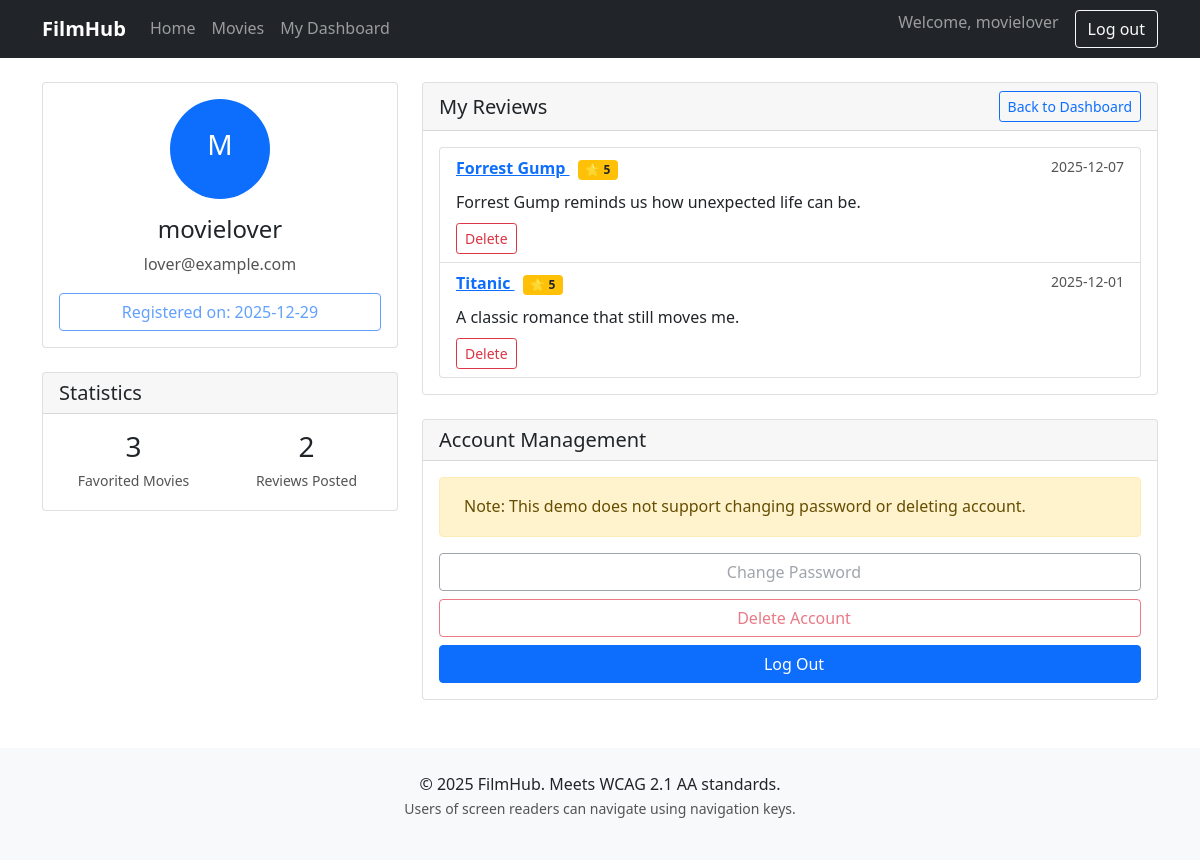
The page /profile (signed in) on the database its author committed.
### models.py (models this page shows)
class User(db.Model, UserMixin):
    id = db.Column(db.Integer, primary_key=True)
    username = db.Column(db.String(80), unique=True, nullable=False)
    email = db.Column(db.String(120), unique=True, nullable=False)
    password_hash = db.Column(db.String(256), nullable=False)
    created_at = db.Column(db.DateTime, default=datetime.utcnow)
    favorite_movies = db.relationship('Movie',
                                      secondary=user_favorites,
                                      back_populates='favorited_by',
                                      lazy='dynamic')
    reviews = db.relationship('Review', backref='author', lazy=True)

class Review(db.Model):
    id = db.Column(db.Integer, primary_key=True)
    content = db.Column(db.Text, nullable=False)
    rating = db.Column(db.Integer)  # 1-5星
    created_at = db.Column(db.DateTime, default=datetime.utcnow)
    user_id = db.Column(db.Integer, db.ForeignKey('user.id'), nullable=False)
    movie_id = db.Column(db.Integer, db.ForeignKey('movie.id'), nullable=False)

class Movie(db.Model):
    id = db.Column(db.Integer, primary_key=True)
    title = db.Column(db.String(200), nullable=False)
    year = db.Column(db.Integer)
    director = db.Column(db.String(100))
    description = db.Column(db.Text)
    rating = db.Column(db.Float)
    poster_url = db.Column(db.String(500))
    favorited_by = db.relationship('User',
                                   secondary=user_favorites,
                                   back_populates='favorite_movies',
                                   lazy='dynamic')
    tags = db.relationship('Tag',
                           secondary=movie_tags,
                           back_populates='movies')
    reviews = db.relationship('Review', backref='movie', lazy=True)

### app.py (the view)
@app.route('/profile')
@login_required
def profile():
    user_reviews = (Review.query.filter_by(user_id=current_user.id).
                    order_by(Review.created_at.desc()).limit(5).all())
    favorite_count = current_user.favorite_movies.count()
    return render_template('profile.html',
                           user=current_user,
                           reviews=user_reviews,
                           favorite_count=favorite_count)

### app.py (called while the page is built)
@login_manager.user_loader
def load_user(user_id):
    return User.query.get(int(user_id))

### templates/profile.html (shortened to what this page needs)
{% extends "base.html" %}
{% block content %}
<div class="row">
    <div class="col-md-4">
        <div class="card mb-4">
            <div class="card-body text-center">
                <div class="mb-3">
                    <div class="rounded-circle bg-primary d-inline-flex align-items-center justify-content-center"
                         style="width: 100px; height: 100px;">
                        <span class="h3 text-white" aria-hidden="true">{{ user.username[0]|upper }}</span>
                    </div>
                </div>
                <h1 class="h4" role="heading" aria-level="1">{{ user.username }}</h1>
                <p class="text-muted">{{ user.email }}</p>
                <div class="d-grid gap-2">
                    <button class="btn btn-outline-primary" disabled>
                        Registered on: {{ user.created_at.strftime('%Y-%m-%d') }}
                    </button>
                </div>
            </div>
        </div>
        <div class="card">
            <div class="card-header">
                <h2 class="h5 mb-0" role="heading" aria-level="2">Statistics</h2>
            </div>
            <div class="card-body">
                <div class="row text-center">
                    <div class="col-6">
                        <div class="h3 mb-1">{{ favorite_count }}</div>
                        <small class="text-muted">Favorited Movies</small>
                    </div>
                    <div class="col-6">
                        <div class="h3 mb-1">{{ reviews|length }}</div>
                        <small class="text-muted">Reviews Posted</small>
                    </div>
                </div>
            </div>
        </div>
    </div>
    <div class="col-md-8">
        <div class="card mb-4">
            <div class="card-header d-flex justify-content-between align-items-center">
                <h2 class="h5 mb-0" role="heading" aria-level="2">My Reviews</h2>
                <a href="{{ url_for('dashboard') }}" class="btn btn-sm btn-outline-primary">Back to Dashboard</a>
            </div>
            <div class="card-body">
                {% if reviews %}
                <div class="list-group">
                    {% for review in reviews %}
                    <div class="list-group-item">
                        <div class="d-flex justify-content-between">
                            <div>
                                <strong>
                                    <a href="{{ url_for('movie_detail', movie_id=review.movie.id) }}">
                                        {{ review.movie.title }}
                                    </a>
                                </strong>
                                <span class="badge bg-warning text-dark ms-2">⭐ {{ review.rating }}</span>
                            </div>
                            <small class="text-muted">{{ review.created_at.strftime('%Y-%m-%d') }}</small>
                        </div>
                        <p class="mt-2 mb-0">{{ review.content[:150] }}{% if review.content|length > 150 %}...{% endif %}</p>
                        <div class="mt-2">
                            <form method="POST"
                                  action="{{ url_for('delete_review', review_id=review.id) }}"
                                  class="d-inline">
                                <button type="button"
                                        class="btn btn-sm btn-outline-danger"
                                        onclick="if(confirm('Are you sure you want to delete this comment?')) this.form.submit();">
                                    Delete
                                </button>
                            </form>
                        </div>
                    </div>
                    {% endfor %}
                </div>
                {% else %}
                <p class="text-muted">You haven't posted any reviews yet.</p>
                <a href="{{ url_for('movies') }}" class="btn btn-primary">Browse movies and post reviews</a>
                {% endif %}
            </div>
        </div>
        <div class="card">
            <div class="card-header">
                <h2 class="h5 mb-0" role="heading" aria-level="2">Account Management</h2>
            </div>
            <div class="card-body">
                <div class="alert alert-warning" role="alert">
                    Note: This demo does not support changing password or deleting account.
                </div>
                <div class="d-grid gap-2">
                    <button class="btn btn-outline-secondary" disabled>
                        Change Password
                    </button>
                    <button class="btn btn-outline-danger" disabled>
                        Delete Account
                    </button>
                    <a href="{{ url_for('logout') }}" class="btn btn-primary">
                        Log Out
                    </a>
                </div>
            </div>
        </div>
    </div>
</div>
{% endblock %}

### templates/base.html (shortened to what this page needs)
<!DOCTYPE html>
<html lang="en">
<head>
    <link href="https://cdn.jsdelivr.net/npm/bootstrap@5.1.3/dist/css/bootstrap.min.css" rel="stylesheet">
    <link rel="stylesheet" href="{{ url_for('static', filename='css/style.css') }}">
</head>
<body>
    <nav class="navbar navbar-expand-lg navbar-dark bg-dark" role="navigation">
        <div class="container">
            <a class="navbar-brand" href="{{ url_for('index') }}">FilmHub</a>
            <div class="collapse navbar-collapse" id="navbarNav">
                <ul class="navbar-nav me-auto">
                    <li class="nav-item">
                        <a class="nav-link" href="{{ url_for('index') }}">Home</a>
                    </li>
                    <li class="nav-item">
                        <a class="nav-link" href="{{ url_for('movies') }}">Movies</a>
                    </li>
                    {% if current_user.is_authenticated %}
                    <li class="nav-item">
                        <a class="nav-link" href="{{ url_for('dashboard') }}">My Dashboard</a>
                    </li>
                    {% endif %}
                </ul>
                <ul class="navbar-nav">
                    {% if current_user.is_authenticated %}
                    <li class="nav-item">
                        <span class="navbar-text me-3">Welcome, {{ current_user.username }}</span>
                    </li>
                    <li class="nav-item">
                        <a class="btn btn-outline-light" href="{{ url_for('logout') }}">Log out</a>
                    </li>
                    {% endif %}
                </ul>
            </div>
        </div>
    </nav>
    <div id="notification-container" class="position-fixed top-0 end-0 p-3" style="z-index: 1050;"></div>
    <main class="container my-4" role="main">
        {% block content %}{% endblock %}
    </main>
    <footer class="bg-light text-center">
        <div class="container">
            <p class="mb-0">&copy; 2025 FilmHub. Meets WCAG 2.1 AA standards.</p>
            <p class="text-muted small">Users of screen readers can navigate using navigation keys.</p>
        </div>
    </footer>
</body>
</html>

### static/css/style.css (style rules this page uses)
body { color: #212529; line-height: 1.6; }
#notification-container { z-index: 1050; }
.btn-outline-danger { color: #dc3545 !important; border-color: #dc3545 !important; background-color: transparent !important; }
#notification-container { position: fixed; top: 20px; right: 20px; z-index: 1050; max-width: 350px; }
.text-muted { color: #545454 !important; }

### templates/base.html (style rules this page uses)
.navbar-brand { font-weight: bold; }
footer { margin-top: 3rem; padding: 1.5rem 0; }

### rows shown on the page
User: username "movielover", username "M", email "lover@example.com", created_at "2025-12-29"
Review: movie "Forrest Gump", rating "5", created_at "2025-12-07", content "Forrest Gump reminds us how unexpected life can be."
Review: movie "Titanic", rating "5", created_at "2025-12-01", content "A classic romance that still moves me."

### other values the page prints
{{ favorite_count }} "3"
{{ reviews|length }} "2"
